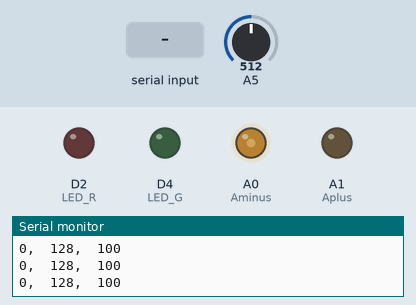
Bench run of a sketch on a simulated Arduino Zero (SAMD21). On the bench: output pins drawn as LEDs (lit = HIGH), the last lines printed to the serial monitor. The inputs (shaded band) are chosen by the test bench; at power-on: A5 = 512.

Above: at 1.2 s.
1.3 s: A5 set to 0
At 1.7 s:
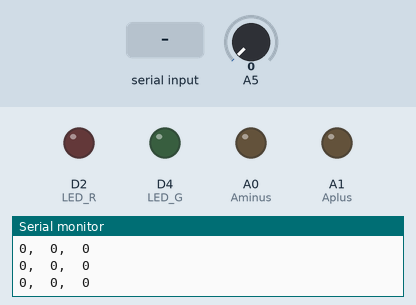
2.8 s: A5 set to 24
At 4.0 s:
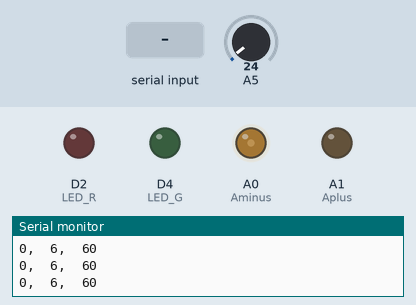
4.3 s: A5 set to 110
At 5.2 s:
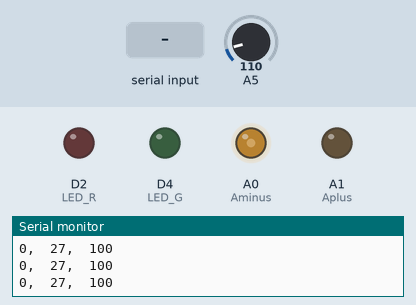
5.8 s: "1" received over the second serial link
At 6.6 s:
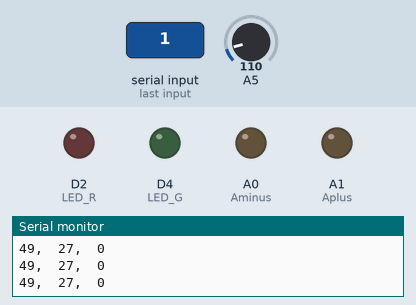
Timing chart, 0 to 8.3 s (numbered marks = the images above; inputs shaded):
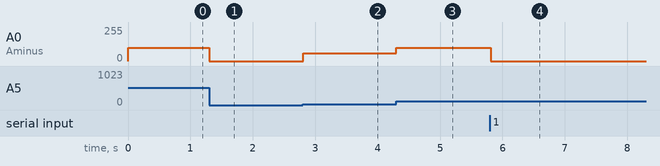

Measured:
- after the input at 1.3 s, A0 (Aminus): 100/255 → 0/255 at once
- after the input at 2.8 s, A0 (Aminus): 0/255 → 60/255 at once
- after the input at 4.3 s, A0 (Aminus): 60/255 → 100/255 at once
- after the input at 5.8 s, A0 (Aminus): 100/255 → 0/255 at once

The sketch:

samd11_hbridge_03.ino
```cpp
/*
H-bridge driver for telephone box project.  responds to potentiometer.
*/
int Aplus = 15;
int Aminus = 14;

int LED_G = 4;    //LEDs are attached to pins to give a visual indication of direction and step
int LED_R = 2;
uint8_t rec_byte = 0;         //The byte received from USART

int motor_speed = 0;

void setup() {
  SerialUSB.begin(0);
  Serial1.begin(115200);
  pinMode(Aplus, OUTPUT);
  pinMode(Aminus, OUTPUT);
  pinMode(LED_G, OUTPUT);
  pinMode(LED_R, OUTPUT);
 }


void all_off() {
  digitalWrite(Aplus,LOW);
  digitalWrite(Aminus,LOW);

}

void loop() {
//  while (!Serial1.available()){       //wait until serial is available.
//  }
//
if (Serial1.available() ){
rec_byte =  Serial1.read();
}

int setpoint = rec_byte;
int pot_voltage = analogRead(5);
int delta_v = pot_voltage/4 - setpoint;

if (delta_v < 0) motor_speed = 0;
else motor_speed = delta_v *10;
if(motor_speed > 100) motor_speed = 100;      //my h-bridge stops working at hig duty cycle.

analogWrite(Aminus,motor_speed );
SerialUSB.print(setpoint);
SerialUSB.print(",  ");
SerialUSB.print(pot_voltage/4);
SerialUSB.print(",  ");
SerialUSB.println(motor_speed);
delay(10);
 }
```
